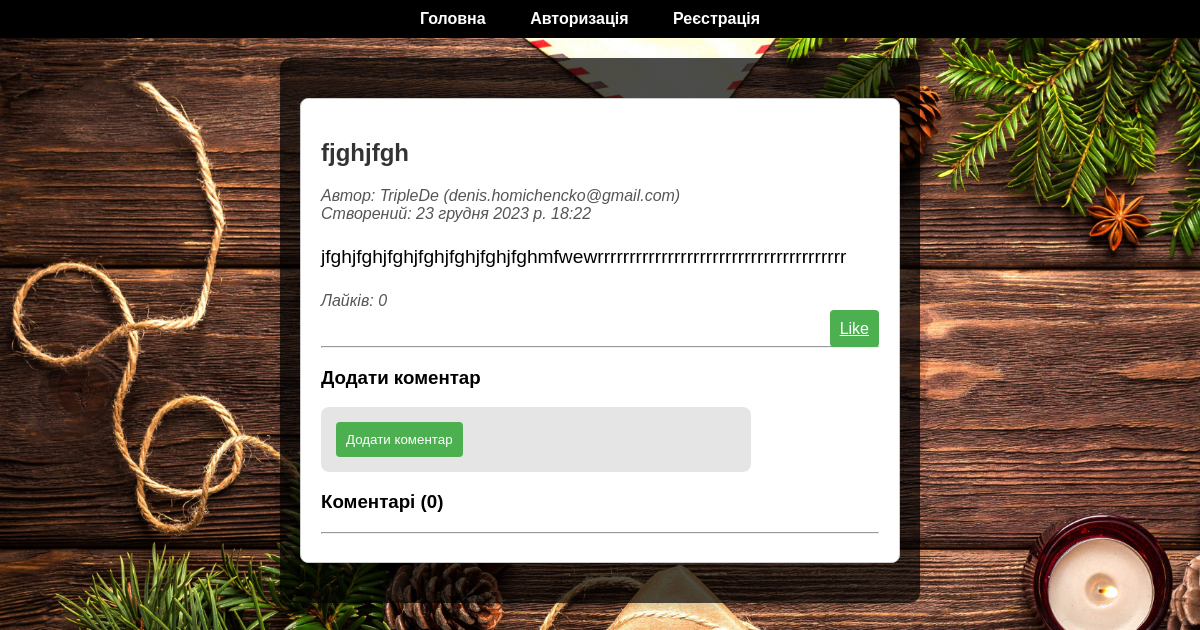
/post/16/, run on the app's committed database.
### blog/models.py (models this page shows, shortened)
class Post(models.Model):
    title = models.CharField(max_length=200)
    content = models.TextField()
    created_at = models.DateTimeField(auto_now_add=True)
    author = models.ForeignKey(User, on_delete=models.CASCADE)

### blog/views.py (the view)
# urls.py: path('post/<int:pk>/', post_detail, name='post_detail'),
def post_detail(request, pk):
    post = Post.objects.get(pk=pk)
    likes_count = post.like_set.filter(is_like=True).count()
    comments = post.comment_set.all().order_by('-created_at')
    return render(request, 'blog/post_detail.html', {'post': post, 'likes_count': likes_count, 'comments': comments})

### blog/templates/blog/post_detail.html (shortened to what this page needs)
{% extends 'blog/base.html' %}
{% block content %}
    <div class="post-detail">
        <h2>{{ post.title }}</h2>
        <p class="post-info">
            Автор: {{ post.author.username }} ({{ post.author.email }}) <br>
            Створений: {{ post.created_at }}
        </p>
        <p class="post-content">{{ post.content }}</p>
        <p class="post-info">Лайків: {{ likes_count }}</p>
        <div class="button-container">
            <a href="{% url 'like_post' post.id %}" class="btn btn-primary like-button">Like</a>
        </div>
        <hr>
        <div class="add-comment">
            <h3>Додати коментар</h3>
            <form method="post" action="{% url 'add_comment' post.id %}" class="comment-form">
                <button type="submit" class="btn btn-primary" onclick="return validateComment()">Додати коментар</button>
            </form>
        </div>
        <h3 id="comments-header" style="cursor: pointer;">Коментарі ({{ post.comment_set.count }})</h3>
        <hr>
    </div>
{% endblock %}

### blog/templates/blog/post_detail.html (style rules this page uses)
.post-detail { max-width: 800px; margin: 20px auto; padding: 20px; background-color: #fff; border: 1px solid #ccc; border-radius: 8px; }
.post-content { font-size: 1.2em; line-height: 1.6; }
.post-info { font-style: italic; color: #555; margin-bottom: 10px; }
.button-container { text-align: right; }
.like-button { background-color: #4caf50; color: #fff; padding: 10px; border: none; border-radius: 4px; cursor: pointer; }
.btn-primary { background-color: #4caf50; color: #fff; padding: 10px; border: none; border-radius: 4px; cursor: pointer; }
.comment-form { max-width: 400px; margin-top: 10px; }

### data on the page
Post: title "fjghjfgh", author.username "TripleDe", author.email "denis.homichencko@gmail.com", created_at "23 грудня 2023 р. 18:22", content "jfghjfghjfghjfghjfghjfghjfghmfwewrrrrrrrrrrrrrrrrrrrrrrrrrrrrrrrrrrrrrrr", comment_set.count "0"

### other printed values
{{ likes_count }} "0"
